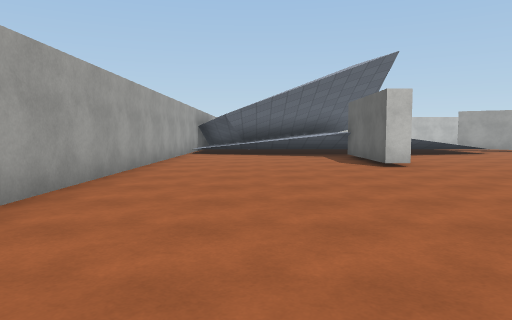
[1] (above)

20 first-person views from a walk through a scene from a Unity 3-D project. The camera is 1.3 m above the floor, tilts 4° down and sees 70° across. The floor is counted in squares, 2 m on a side. Each view is taken from the middle of a square. On the plan, view 1 faces up. The plan holds only what a view shows up to about 11 squares ahead; the rest is blank. The place goes on beyond the plan. Surface patterns are stand-ins for the level's own textures.

[2]
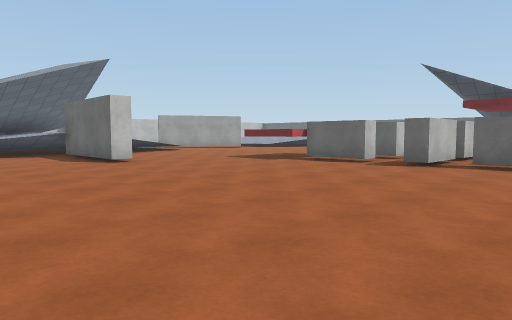

[3]
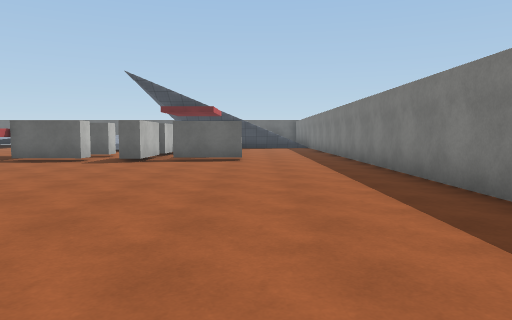

[4]
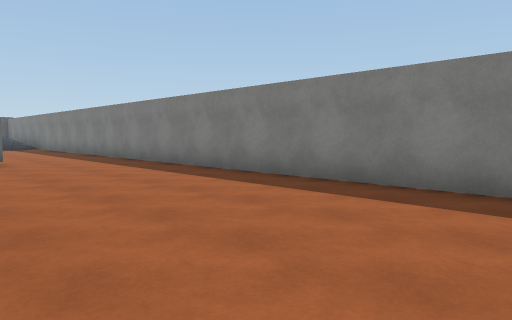

[5]
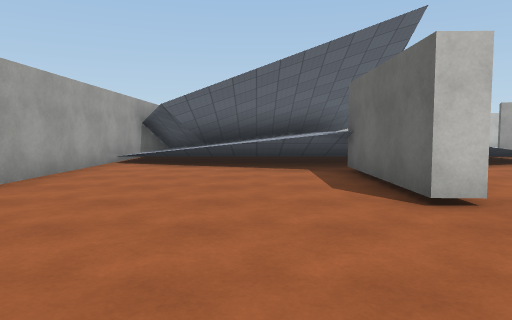

[6]
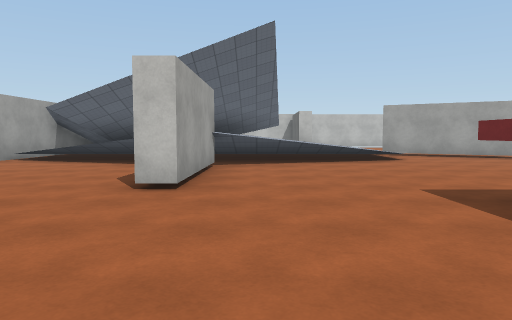

[7]
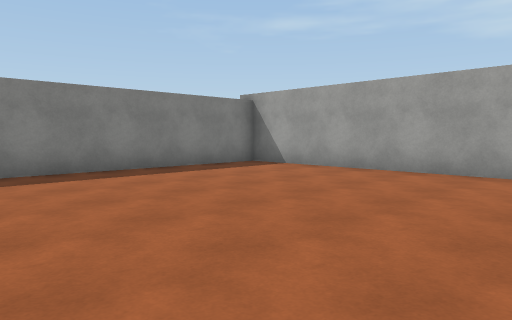

[8]
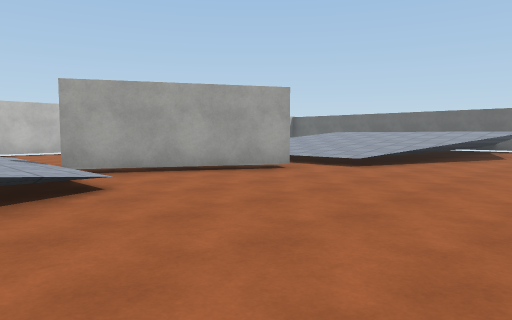

[9]
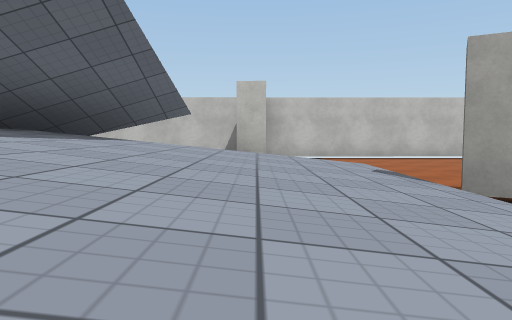

[10]
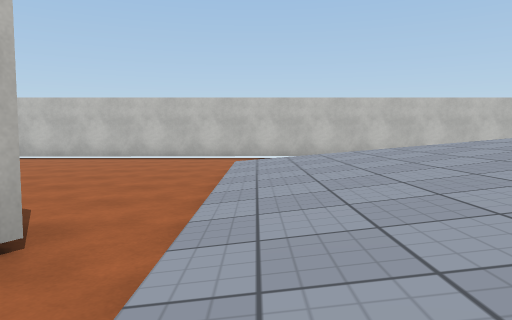

[11]
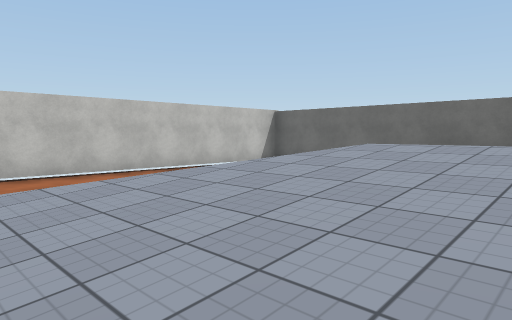

[12]
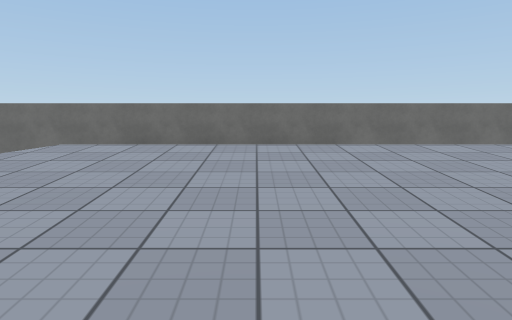

[13]
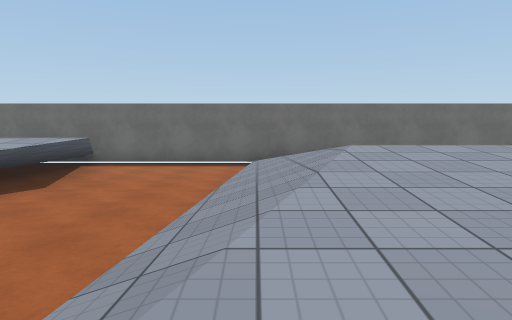

[14]
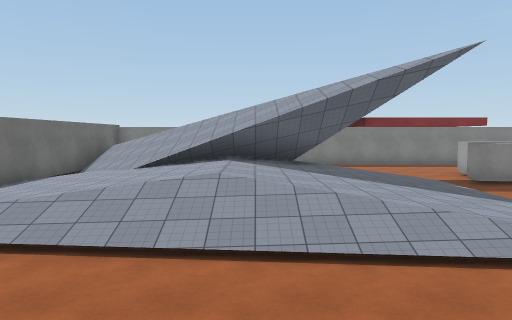

[15]
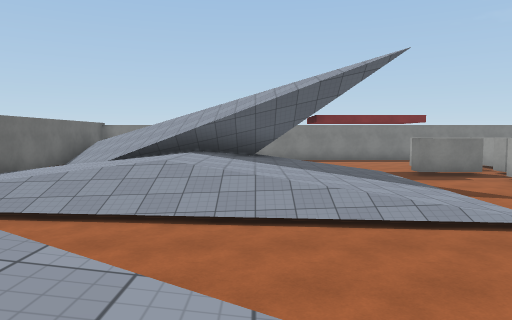

[16]
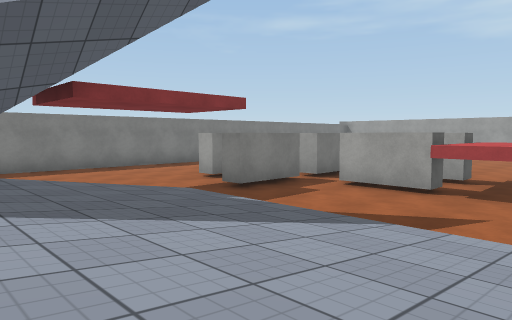

[17]
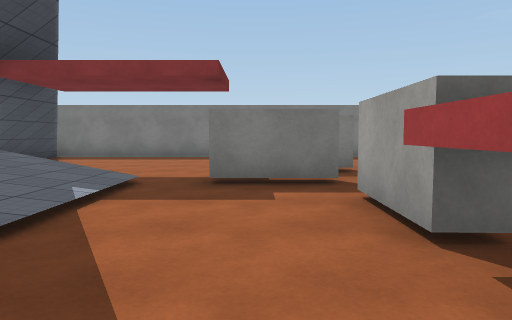

[18]
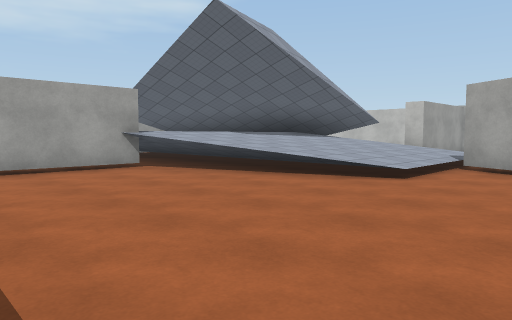

[19]
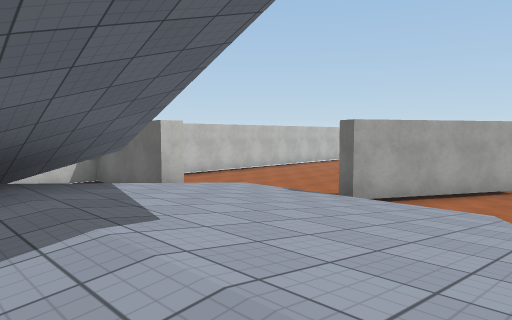

[20]
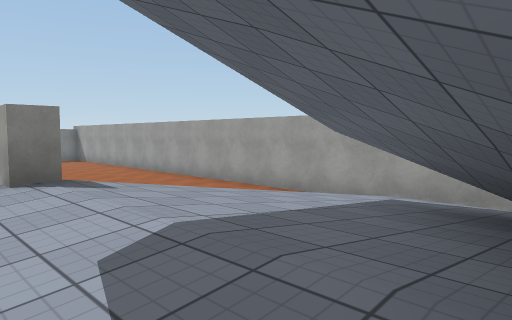

### Floor plan
Key: @ floor where view 1 was taken; # wall or solid block; . main floor; : floor 0.25 m higher than the main floor; + floor 0.5 m higher than the main floor; * floor 1 m higher than the main floor; % floor 1.25 m higher than the main floor; & floor 1.5 m higher than the main floor; / step, stairs or slope; = window, fence, low wall or low ledge.
Columns run from 3 left of view 1 to 22 right of it. Each row starts with its distance up from view 1.
 21          ################
 20          #...........    #
 19          # .....         #
 18          # .....         #
 17       ####//....///      #
 16       ##*///..../////    #
 15  ######%//+##...////%&   #
 14 ######&/////###.////%&   #
 13 #/##*/&/////..#.////%&   #
 12 #/////&/////....////%&   #
 11 #..///&% ........///%& *=#
 10 #.....#............////..#
  9 #.....#..................#
  8 #.....#........//........#
  7 #..............//////////#
  6 #.........###..///////// #
  5 #.........###..////%%/// #
  4 #.........#.#..////%%///:#
  3 #..............///* ////:#
  2 #.........####./+////////#
  1 #.........#.##...= //////#
  0 #..@......#......   /////#
 -1 #.................
 -2 #................./
 -3 #................../
 -4 ####################

Positions as (right, up) in squares from view 1, and headings:
1: (0, 0), facing up
2: (-1, -1), facing up-right
3: (-2, -1), facing right
4: (-2, 1), facing down-right
5: (1, 4), facing up
6: (4, 3), facing up
7: (4, 3), facing down-left
8: (6, 8), facing up-right
9: (6, 11), facing up
10: (13, 11), facing up
11: (13, 13), facing up-right
12: (13, 13), facing right
13: (12, 7), facing right
14: (16, 11), facing down
15: (15, 12), facing down
16: (15, 7), facing down-left
17: (10, 7), facing down
18: (10, 7), facing up-left
19: (2, 11), facing up-right
20: (4, 15), facing down-left
